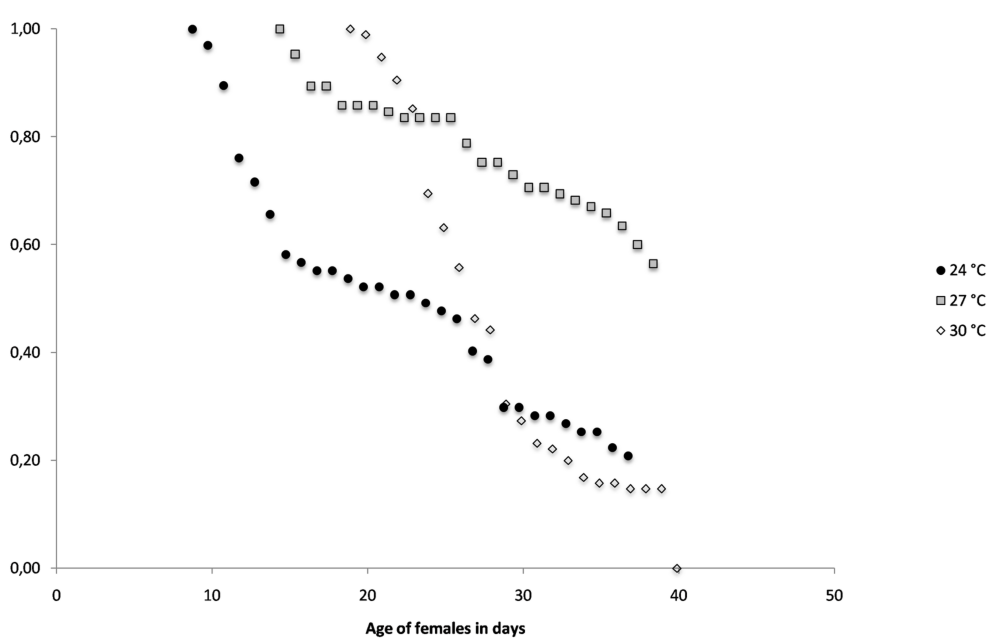
#> input picture corpora/aedes-aegypti-2014/charts/el-88/image.png, 993 x 638 px
$ python drift_analysis.py
#> lines starting #> are read from the running program, lines starting #| are printed output that depends on the picture; after the words box and inside, x2 and y2 are one past the last pixel; in counts of white or black regions, pixels touching at a corner belong together
#!/usr/bin/env python3
"""el-88 calibration tick-grid drift analysis (TDD step 2).

Same procedure as el-60-a: detect source tick label centers in the bands
just outside the plot frame, pair each labeled tick value to the nearest
detected center, report drift in pixels per tick.
"""
import json
import os
import cv2
import numpy as np

HERE = os.path.dirname(os.path.abspath(__file__))
REPO = os.path.abspath(os.path.join(HERE, "..", "..", "..", "..", ".."))
IMG  = os.path.join(REPO, "corpora", "aedes-aegypti-2014",
                    "charts", "el-88", "image.png")
CAL  = os.path.join(REPO, "extractors", "graph-data-extraction", "results",
                    "aedes-aegypti-2014", "el-88", "calibration.json")


def group(idx, gap):
    if len(idx) == 0:
        return []
    g, c = [], [idx[0]]
    for x in idx[1:]:
        if x - c[-1] <= gap:
            c.append(x)
        else:
            g.append(int(np.mean(c))); c = [x]
    g.append(int(np.mean(c)))
    return g


def match_nearest(cal_positions, detected, max_dist):
    out = []; used = [False] * len(detected)
    for cp in cal_positions:
        best_d, best_i = max_dist + 1, None
        for i, dp in enumerate(detected):
            if used[i]: continue
            d = abs(dp - cp)
            if d < best_d:
                best_d, best_i = d, i
        if best_i is not None and best_d <= max_dist:
            used[best_i] = True
            out.append((cp, detected[best_i]))
        else:
            out.append((cp, None))
    return out


def main():
    with open(CAL) as f:
#> (reads extractors/graph-data-extraction/results-v3/aedes-aegypti-2014/el-88/calibration.json from the repository)
        cal = json.load(f)
    mx = cal["axis_calibration"]["x_axis"]["m"]
    bx = cal["axis_calibration"]["x_axis"]["b"]
    my = cal["axis_calibration"]["y_axis"]["m"]
    by = cal["axis_calibration"]["y_axis"]["b"]
    pf = cal["plot_frame_box"]
    left, bot = pf["left"], pf["bottom"]

    im = cv2.imread(IMG)
#> im is the input picture: shape (638, 993, 3); mean B, G, R 251.9, 251.9, 251.9
    gray = cv2.cvtColor(im, cv2.COLOR_BGR2GRAY)
    H, W = gray.shape
#> H = 638; W = 993

    # X labels are at 0, 10, 20, 30, 40, 50 (every 10 days)
    labeled_x = [0, 10, 20, 30, 40, 50]
    # Y labels: 0,00 / 0,20 / 0,40 / 0,60 / 0,80 / 1,00 (every 0.20)
    labeled_y = [1.00, 0.80, 0.60, 0.40, 0.20, 0.00]

    xband = (gray[bot + 6: bot + 30, left - 5: pf["right"] + 5] < 100)
    xcent_local = group(np.where(xband.sum(axis=0) > 1)[0], 25)
#> in group, `g, c = [], [idx[0]]`: g = []; c = [2]
#> the loop in group, `for x in idx[1:]:` made 57 passes
#> (x, c) on passes 5, 14, 25, 35, 47: (155, [155]), (311, [311]), (466, [466]), (620, [620]), (776, [776])
#> x on passes 1, 2, 3, 4, 6, 7: 3, 5, 7, 8, 156, 157
#> after the loop in group, `for x in idx[1:]:`: g = [5, 161, 317, 472, 626]
#> xcent_local = [5, 161, 317, 472, 626, 782]
    xcent = [c + (left - 5) for c in xcent_local]
#> xcent = [56, 212, 368, 523, 677, 833]

    yband = (gray[:bot - 10, max(0, left - 50): max(1, left - 2)] < 100)
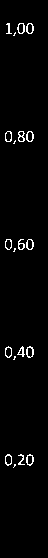
#> yband: shape (558, 48) bool; 2.2% white in thin lines or dots, all inside (x1, y1, x2, y2) = (5, 23, 34, 468)
    ycent = group(np.where(yband.sum(axis=1) > 0)[0], 12)
#> the loop in group (call 2), `for x in idx[1:]:` made 66 passes
#> (x, c) on passes 13, 26, 39, 53: (131, [131]), (239, [239]), (346, [346]), (454, [454])
#> x on passes 1 to 6: 24, 25, 26, 27, 28, 29
#> ycent = [29, 137, 245, 352, 460]

    print(f"detected x tick centers ({len(xcent)}): {xcent}")
#| detected x tick centers (6): [56, 212, 368, 523, 677, 833]
    print(f"detected y tick centers ({len(ycent)}): {ycent}")
#| detected y tick centers (5): [29, 137, 245, 352, 460]
    print()

    print("x-axis (drift_px = detected − calibration)")
    print(f"  {'tick':>6} {'cal_col':>9} {'detected_col':>14} {'drift_px':>10}")
    x_drifts = []
    cal_x_cols = [(t - bx) / mx for t in labeled_x]
    for t, (c_cal, c_det) in zip(labeled_x, match_nearest(cal_x_cols, xcent, 20)):
#> in match_nearest, `used = [False] * len(detected)`: used = [False, False, False, False, False, False]
        if c_det is None:
            print(f"  {t:>6} {c_cal:>9.2f} {'(none)':>14} {'-':>10}")
            continue
        d = c_det - c_cal; x_drifts.append(d)
        print(f"  {t:>6} {c_cal:>9.2f} {c_det:>14d} {d:>+10.2f}")
#> this loop made 6 passes
#|        0     56.21             56      -0.21
#|       10    211.73            212      +0.27
#|       20    367.24            368      +0.76
#|       30    522.75            523      +0.25
#|       40    678.27            677      -1.27
#|       50    833.78            833      -0.78
#> after the loop, x_drifts = [-0.214, 0.273, 0.759, 0.245, -1.27, -0.782]

    print()
    print("y-axis (drift_px = detected − calibration)")
    print(f"  {'tick':>6} {'cal_row':>9} {'detected_row':>14} {'drift_px':>10}")
    y_drifts = []
    cal_y_rows = [(t - by) / my for t in labeled_y]
#> cal_y_rows = [28.89, 136.8, 244.8, 352.7, 460.6, 568.6]
    for t, (r_cal, r_det) in zip(labeled_y, match_nearest(cal_y_rows, ycent, 12)):
        if r_det is None:
            print(f"  {t:>6.2f} {r_cal:>9.2f} {'(none)':>14} {'-':>10}")
            continue
        d = r_det - r_cal; y_drifts.append(d)
        print(f"  {t:>6.2f} {r_cal:>9.2f} {r_det:>14d} {d:>+10.2f}")
#> this loop made 6 passes
#> (t, r_cal, r_det, d) on passes 1 to 5: (1, 28.89, 29, 0.115), (0.8, 136.8, 137, 0.182), (0.6, 244.8, 245, 0.249), (0.4, 352.7, 352, -0.684), (0.2, 460.6, 460, -0.617)
#> (t, r_cal, r_det) on pass 6: (0, 568.6, None)
#|     1.00     28.89             29      +0.11
#|     0.80    136.82            137      +0.18
#|     0.60    244.75            245      +0.25
#|     0.40    352.68            352      -0.68
#|     0.20    460.62            460      -0.62
#|     0.00    568.55         (none)          -
#> after the loop, y_drifts = [0.115, 0.182, 0.249, -0.684, -0.617]

    print()
    print("Summary")
    if x_drifts:
        print(f"  x drift: min {min(x_drifts):+.2f}  max {max(x_drifts):+.2f}  "
              f"mean {np.mean(x_drifts):+.2f}  std {np.std(x_drifts):.2f} px")
#|   x drift: min -1.27  max +0.76  mean -0.16  std 0.68 px
    if y_drifts:
        print(f"  y drift: min {min(y_drifts):+.2f}  max {max(y_drifts):+.2f}  "
              f"mean {np.mean(y_drifts):+.2f}  std {np.std(y_drifts):.2f} px")
#|   y drift: min -0.68  max +0.25  mean -0.15  std 0.41 px

    out = os.path.join(HERE, "drift.json")
    with open(out, "w") as f:
        json.dump({
            "x_ticks_expected": labeled_x,
            "x_ticks_detected_centers": xcent,
            "x_drifts_px": [round(d, 2) for d in x_drifts],
            "y_ticks_expected": labeled_y,
            "y_ticks_detected_centers": ycent,
            "y_drifts_px": [round(d, 2) for d in y_drifts],
        }, f, indent=2)
    print(f"wrote {out}")


if __name__ == "__main__":
    main()
